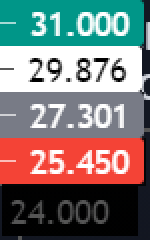
#> input picture color_samples/all_samples.png, 75 x 120 px (shown 2 times larger)
$ python -i searching_for_definite_objects.py   (imports and definitions only)
#> lines starting #> are read from the running program, lines starting #| are printed output that depends on the picture; after the words box and inside, x2 and y2 are one past the last pixel; in counts of white or black regions, pixels touching at a corner belong together
#> further down, picture is the input picture: shape (120, 75, 3); mean B, G, R 118.8, 120.4, 123.8
### src/border_detection.py
import cv2
import numpy as np
from color_detection import get_color_filtered_image
import os
from preprocessing import Preprocessing
# from config import *
import config as cfg


# [54 lines left out: functions get_all_approx_contours, find_contour_with_the_biggest_area, get_bounding_boxes, not called in this run]


# [28 lines of commented-out code are left out]


def get_ticker_borders(img: np.ndarray,
                       min_dist_from_edge: int,
                       min_dist_between_borders: int,
                       ):
#> called with min_dist_from_edge = 15, min_dist_between_borders = 5
    height = img.shape[0]
#> height = 36
    width = img.shape[1]
#> width = 60

    prepr_for_ticker_border = Preprocessing()
    prepr_for_ticker_border.add_gray()
    prepr_for_ticker_border.add_gaussian_blur(3)
    prepr_for_ticker_border.add_canny(30, 60)

    prepr_img = prepr_for_ticker_border.preprocess(img)[0]
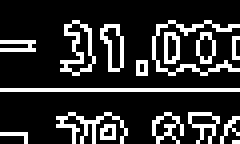
#> prepr_img: shape (36, 60) (shown 4 times larger); 18.7% white in thin lines or dots, all inside (x1, y1, x2, y2) = (0, 5, 60, 36)
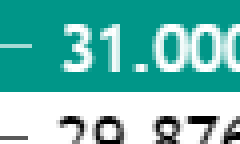
#> img: shape (36, 60, 3) (shown 4 times larger); mean of channels 0, 1, 2 179.4, 186.8, 107.6; drawn as B, G, R
    borders = []

    for y in range(height):
        if y == height - 1:
            borders.append(y)
            break
        sum_of_edged = 0
        for x in range(0, width):
            if prepr_img[y, x] != 0:
                sum_of_edged += 1
        if sum_of_edged/width > 0.45:
            if len(borders) > 0:
                if borders[-1] - y < min_dist_between_borders:
                    continue
            else:
                if width - 1 - y < min_dist_from_edge:
                    continue
            borders.append(y)
#> after the loop, borders = [22, 35]
    return borders


# [35 lines left out: function get_borders_of_vertical_scale, not called in this run]


# [2 lines that do not run on import are left out]

### src/preprocessing.py
import cv2
import numpy as np


class Preprocessing:
    """
    It is a class for preprocessing implementation. The instance of this class have specific settings
    for specific image preprocessing.
    """
    def __init__(self):
        """initialization"""
        self.sequencing = []

    def add(self, function):
        """add the function to sequencing"""
        self.sequencing.append(function)

    def clean(self):
        """make the sequencing empty"""
        self.sequencing = []

    def preprocess(self, img):
        """preprocess image with settings, which was chosen previously"""
        img_result = [img.copy()]
        for function in self.sequencing:
            intermediate_result = []
            for i in range(len(img_result)):
                intermediate_result += function(img_result[i])
            img_result = intermediate_result
        return img_result

    def add_gray(self):
        def gray(img):
            return [cv2.cvtColor(img, cv2.COLOR_BGR2GRAY)]
        self.sequencing.append(gray)

    # [16 lines left out: function add_thresholding, not called in this run]

    def add_gaussian_blur(self, size: int or range or tuple):
        def gaussian_blur(img):
            if type(size) == int:
                return [cv2.GaussianBlur(img, (size, size), 0)]
            elif type(size) in [range, tuple]:
                result = []
                for s in size:
                    result.append(cv2.GaussianBlur(img, (s, s), 0))
                return result

        self.sequencing.append(gaussian_blur)

    # canny edge detection
    def add_canny(self, thr1, thr2):
        def canny(img):
            return [cv2.Canny(img, thr1, thr2)]

        self.sequencing.append(canny)

    # closing - dilation followed by erosion
    # [93 lines left out: functions add_closing, add_opening, add_dilate, add_erode, add_augment, add_trimming and 1 more, not called in this run]


# [2 lines that do not run on import are left out]

### src/color_detection.py
import cv2
import numpy as np
import config as cfg


def get_color_filtered_image(img, lower: np.ndarray, upper: np.ndarray) -> np.ndarray:
    img_hsv = cv2.cvtColor(img, cv2.COLOR_BGR2HSV)
    if lower[0] >= 0:
        img_result = apply_mask(img, img_hsv, lower, upper)
    else:
        lower1 = lower.copy()
        upper1 = upper.copy()
        lower2 = lower1.copy()
        upper2 = upper1.copy()

        lower2[0] = 179 + lower[0]
        lower1[0] = 0
        upper2[0] = 179

        img_result1 = apply_mask(img, img_hsv, lower1, upper1)
        img_result2 = apply_mask(img, img_hsv, lower2, upper2)
        img_result = img_result1 + img_result2

    return img_result


# [33 lines left out: functions get_mean_color, check_color_proximity, not called in this run]


def apply_mask(img_bgr: np.ndarray, img_hsv: np.ndarray, lower: np.ndarray, upper: np.ndarray) -> np.array:
    mask = cv2.inRange(img_hsv, lower, upper)
    img_bgr_filtered = cv2.bitwise_and(img_bgr, img_bgr, mask=mask)
    return img_bgr_filtered


# [73 lines left out: functions define_mean_color_tool, detection_tools_hsv, not called in this run]


# [2 lines that do not run on import are left out]

### src/text_recognition.py
import numpy as np
import cv2
import pytesseract
from pytesseract import Output
import re
import os
# from config import windows_tesseract_path
import config as cfg

if os.name == 'nt':
    pytesseract.pytesseract.tesseract_cmd = cfg.windows_tesseract_path


class TextCash:
    # [47 lines left out: functions __init__, check, add, upsert, get_digit_only_text_data, not called in this run]


def get_text(img):
    text = pytesseract.image_to_string(img)
    return text


# [10 lines left out: function highlight_text_on_image, not called in this run]


# [3 lines that do not run on import are left out]

### src/searching_for_definite_objects.py
"""
This module contains function for searching for definite object (rectangles with price, text with ticker) and
for filtration results of searching. For this purposes the module uses functions from text_recognition.py,
border_detection.py, color_detection.py.
"""
import numpy as np
import cv2
from collections import namedtuple
import re

from config import *
from preprocessing import Preprocessing
from color_detection import get_color_filtered_image, get_mean_color, check_color_proximity
from border_detection import get_all_approx_contours, get_bounding_boxes, get_ticker_borders
from text_recognition import get_digit_only_text_data, get_text, TextCash

PriceInfo = namedtuple("PriceInfo", ["lower", "upper", "mean_color"])

red_price_info = PriceInfo(np.array(red_price_lower), np.array(red_price_upper), 'red_price_mean_color')
green_price_info = PriceInfo(np.array(green_price_lower), np.array(green_price_upper), 'green_price_mean_color')
gray_price_info = PriceInfo(np.array(gray_price_lower), np.array(gray_price_upper), 'gray_price_mean_color')
white_price_info = PriceInfo(np.array(white_price_lower), np.array(white_price_upper), 'white_price_mean_color')


class PriceResult:
    # [7 lines left out: function __init__, not called in this run]

    def __repr__(self):
        return f"PriceResults(value={self.value}, x={self.x}, y={self.y}, " \
               f"w={self.w}, h={self.h}, reliability={self.reliability})"

    def __str__(self):
        return f"PriceResults(value={self.value}, x={self.x}, y={self.y}, " \
               f"w={self.w}, h={self.h}, reliability={self.reliability})"


# [101 lines left out: functions get_text_data_from_boxes, filter_result_text, get_price_data, not called in this run]


def get_ticker(img: np.ndarray):
    """
    get ticker with cropping original image and searching the ticker pattern
    """
    ticker_pattern = r'[A-Z]{2,}[:-][A-Z]{2,}'
    borders = get_ticker_borders(img[:int(0.3 * img.shape[0]), :int(0.5 * img.shape[0])], 15, 5)
#> borders = [22, 35]
    ticker = 'None'
    for border in borders:
        img_for_ticker = img[:border, :]
        filtered_img = get_color_filtered_image(img_for_ticker,
                                                np.array(ticker_lower),
                                                np.array(ticker_upper))
        thr_img = cv2.threshold(cv2.cvtColor(filtered_img, cv2.COLOR_BGR2GRAY), 0, 255,
                                cv2.THRESH_BINARY_INV + cv2.THRESH_OTSU)[1]
        text = get_text(thr_img)

        search = re.search(ticker_pattern, text)
        if search:
            ticker = search.group(0)
            if ':' in ticker:
                ticker = ticker.split(':')[1]
            elif '-' in ticker:
                ticker = ticker.split('-')[1]
        else:
            ticker = 'None'

        if ticker != 'None':
            break
#> this loop made 1 pass
#> border on pass 1: 22
#> pass 1, in get_ticker, `img_for_ticker = img[:border, :]`:
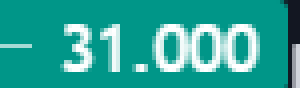
#> img_for_ticker: shape (22, 75, 3) (shown 4 times larger); mean B, G, R 153.5, 164.2, 44.9
#> pass 1, in apply_mask, `mask = cv2.inRange(img_hsv, lower, upper)`:
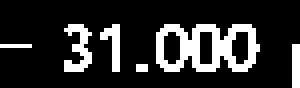
#> mask: shape (22, 75) (shown 4 times larger); 17.6% white in thin lines or dots, all inside (x1, y1, x2, y2) = (0, 6, 75, 22)
#> pass 1, in apply_mask, `img_bgr_filtered = cv2.bitwise_and(img_bgr, img_bgr, mask=mask)`:
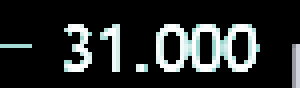
#> img_bgr_filtered: shape (22, 75, 3) (shown 4 times larger); mean B, G, R 41.6, 41.8, 38.6
    return ticker


# [123 lines left out: functions prepare_image_for_price, delete_intersecting_and_too_small_or_big, define_direction, mark_wrong_price_results, not called in this run]

>>> import cv2
>>> picture = cv2.imread('../color_samples/all_samples.png')
#> (the run stopped early here; a loop or call above may not have finished)
